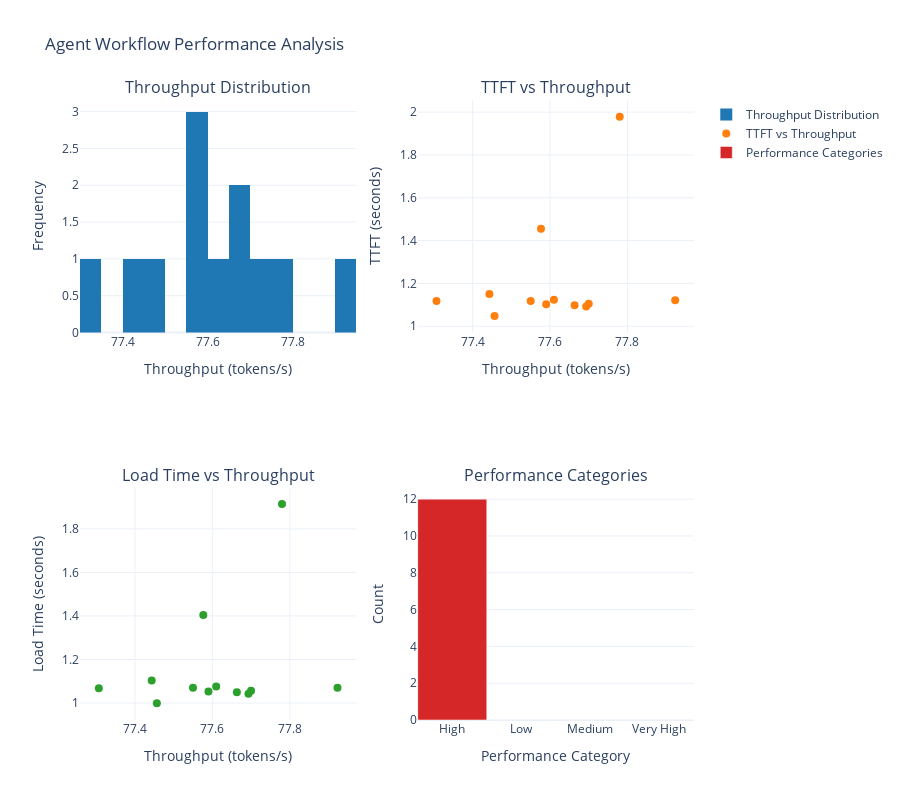

The cell this chart's notebook holds for it:
### Code cell
# Agent Workflow vs Single-Inference Performance Comparison
def create_workflow_comparison():
    """Compare agent workflow performance with single-inference benchmarks"""

    # Calculate performance metrics for comparison
    agent_performance = (
        param_df.groupby(["num_gpu", "num_ctx"])
        .agg({"tokens_s": "mean", "ttft_s": "mean", "load_s": "mean"})
        .reset_index()
    )

    # Add performance categories
    agent_performance["performance_category"] = pd.cut(
        agent_performance["tokens_s"],
        bins=[0, 50, 70, 90, 100],
        labels=["Low", "Medium", "High", "Very High"],
    )

    # Create comparison visualization
    fig = make_subplots(
        rows=2,
        cols=2,
        subplot_titles=(
            "Throughput Distribution",
            "TTFT vs Throughput",
            "Load Time vs Throughput",
            "Performance Categories",
        ),
        specs=[
            [{"secondary_y": False}, {"secondary_y": False}],
            [{"secondary_y": False}, {"secondary_y": False}],
        ],
    )

    # Throughput Distribution
    fig.add_trace(
        go.Histogram(
            x=agent_performance["tokens_s"],
            nbinsx=20,
            name="Throughput Distribution",
            marker_color="#1f77b4",
        ),
        row=1,
        col=1,
    )

    # TTFT vs Throughput
    fig.add_trace(
        go.Scatter(
            x=agent_performance["tokens_s"],
            y=agent_performance["ttft_s"],
            mode="markers",
            name="TTFT vs Throughput",
            marker=dict(color="#ff7f0e", size=8),
        ),
        row=1,
        col=2,
    )

    # Load Time vs Throughput
    fig.add_trace(
        go.Scatter(
            x=agent_performance["tokens_s"],
            y=agent_performance["load_s"],
            mode="markers",
            name="Load Time vs Throughput",
            marker=dict(color="#2ca02c", size=8),
            showlegend=False,
        ),
        row=2,
        col=1,
    )

    # Performance Categories
    category_counts = agent_performance["performance_category"].value_counts()
    fig.add_trace(
        go.Bar(
            x=category_counts.index,
            y=category_counts.values,
            name="Performance Categories",
            marker_color=["#d62728", "#ff7f0e", "#2ca02c", "#1f77b4"],
        ),
        row=2,
        col=2,
    )

    # Update layout
    fig.update_layout(
        title="Agent Workflow Performance Analysis",
        height=800,
        showlegend=True,
        font=dict(size=12),
    )

    # Update axes labels
    fig.update_xaxes(title_text="Throughput (tokens/s)", row=1, col=1)
    fig.update_xaxes(title_text="Throughput (tokens/s)", row=1, col=2)
    fig.update_xaxes(title_text="Throughput (tokens/s)", row=2, col=1)
    fig.update_xaxes(title_text="Performance Category", row=2, col=2)
    fig.update_yaxes(title_text="Frequency", row=1, col=1)
    fig.update_yaxes(title_text="TTFT (seconds)", row=1, col=2)
    fig.update_yaxes(title_text="Load Time (seconds)", row=2, col=1)
    fig.update_yaxes(title_text="Count", row=2, col=2)

    return fig, agent_performance


# Create and display the visualization
comparison_fig, agent_performance = create_workflow_comparison()
comparison_fig.show()

# Display comparison insights
print("📊 Agent Workflow vs Single-Inference Performance Comparison:")
print("Key Finding: Agent workflows require different optimization strategies")
print(
    f"Average agent workflow throughput: {agent_performance['tokens_s'].mean():.1f} tok/s"
)
print(f"Average agent workflow TTFT: {agent_performance['ttft_s'].mean():.3f} seconds")
print(
    f"Average agent workflow load time: {agent_performance['load_s'].mean():.3f} seconds"
)

### Figure 1 — Plotly figure (JSON) as saved in the notebook; plotly's stock layout.template omitted (floating-point values rounded to 4 significant figures)
{"data": [{"marker": {"color": "#1f77b4"}, "name": "Throughput Distribution", "nbinsx": 20, "type": "histogram", "x": [77.92, 77.66, 77.31, 77.61, 77.55, 77.69, 77.7, 77.59, 77.46, 77.78, 77.44, 77.58], "xaxis": "x", "yaxis": "y"}, {"marker": {"color": "#ff7f0e", "size": 8}, "mode": "markers", "name": "TTFT vs Throughput", "type": "scatter", "x": [77.92, 77.66, 77.31, 77.61, 77.55, 77.69, 77.7, 77.59, 77.46, 77.78, 77.44, 77.58], "xaxis": "x2", "y": [1.122, 1.098, 1.118, 1.124, 1.118, 1.093, 1.105, 1.103, 1.048, 1.979, 1.151, 1.455], "yaxis": "y2"}, {"marker": {"color": "#2ca02c", "size": 8}, "mode": "markers", "name": "Load Time vs Throughput", "showlegend": false, "type": "scatter", "x": [77.92, 77.66, 77.31, 77.61, 77.55, 77.69, 77.7, 77.59, 77.46, 77.78, 77.44, 77.58], "xaxis": "x3", "y": [1.07, 1.05, 1.069, 1.076, 1.07, 1.042, 1.057, 1.053, 0.9985, 1.914, 1.104, 1.404], "yaxis": "y3"}, {"marker": {"color": ["#d62728", "#ff7f0e", "#2ca02c", "#1f77b4"]}, "name": "Performance Categories", "type": "bar", "x": ["High", "Low", "Medium", "Very High"], "xaxis": "x4", "y": [12, 0, 0, 0], "yaxis": "y4"}], "layout": {"annotations": [{"font": {"size": 16}, "showarrow": false, "text": "Throughput Distribution", "x": 0.225, "xanchor": "center", "xref": "paper", "y": 1, "yanchor": "bottom", "yref": "paper"}, {"font": {"size": 16}, "showarrow": false, "text": "TTFT vs Throughput", "x": 0.775, "xanchor": "center", "xref": "paper", "y": 1, "yanchor": "bottom", "yref": "paper"}, {"font": {"size": 16}, "showarrow": false, "text": "Load Time vs Throughput", "x": 0.225, "xanchor": "center", "xref": "paper", "y": 0.375, "yanchor": "bottom", "yref": "paper"}, {"font": {"size": 16}, "showarrow": false, "text": "Performance Categories", "x": 0.775, "xanchor": "center", "xref": "paper", "y": 0.375, "yanchor": "bottom", "yref": "paper"}], "font": {"size": 12}, "height": 800, "showlegend": true, "title": {"text": "Agent Workflow Performance Analysis"}, "xaxis": {"anchor": "y", "domain": [0, 0.45], "title": {"text": "Throughput (tokens/s)"}}, "xaxis2": {"anchor": "y2", "domain": [0.55, 1], "title": {"text": "Throughput (tokens/s)"}}, "xaxis3": {"anchor": "y3", "domain": [0, 0.45], "title": {"text": "Throughput (tokens/s)"}}, "xaxis4": {"anchor": "y4", "domain": [0.55, 1], "title": {"text": "Performance Category"}}, "yaxis": {"anchor": "x", "domain": [0.625, 1], "title": {"text": "Frequency"}}, "yaxis2": {"anchor": "x2", "domain": [0.625, 1], "title": {"text": "TTFT (seconds)"}}, "yaxis3": {"anchor": "x3", "domain": [0, 0.375], "title": {"text": "Load Time (seconds)"}}, "yaxis4": {"anchor": "x4", "domain": [0, 0.375], "title": {"text": "Count"}}}}
